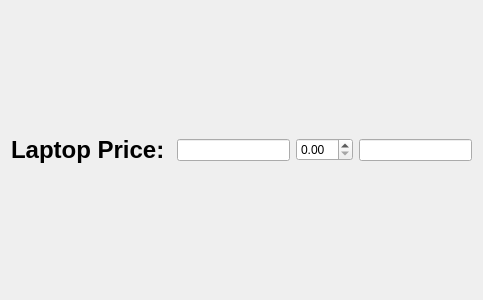
<?xml version="1.0" encoding="UTF-8"?>
<ui version="4.0">
 <class>Form</class>
 <widget class="QWidget" name="Form">
  <property name="geometry">
   <rect>
    <x>0</x>
    <y>0</y>
    <width>483</width>
    <height>300</height>
   </rect>
  </property>
  <property name="windowTitle">
   <string>Form</string>
  </property>
  <property name="styleSheet">
   <string notr="true">QWidget {
background-color:&quot;green&quot;
}
QLabel {
color:&quot;white&quot;
}

QLineEdit {
color:&quot;White&quot;
}

QDoubleSpinBox {
color:&quot;white&quot;
}</string>
  </property>
  <layout class="QHBoxLayout" name="horizontalLayout_2">
   <item>
    <layout class="QHBoxLayout" name="horizontalLayout">
     <item>
      <widget class="QLabel" name="label">
       <property name="font">
        <font>
         <pointsize>18</pointsize>
         <bold>true</bold>
        </font>
       </property>
       <property name="text">
        <string>Laptop Price: </string>
       </property>
      </widget>
     </item>
     <item>
      <widget class="QLineEdit" name="lineEdit"/>
     </item>
     <item>
      <widget class="QDoubleSpinBox" name="doubleSpinBox"/>
     </item>
     <item>
      <widget class="QLineEdit" name="lineEdit_2"/>
     </item>
    </layout>
   </item>
  </layout>
 </widget>
 <resources/>
 <connections/>
</ui>
